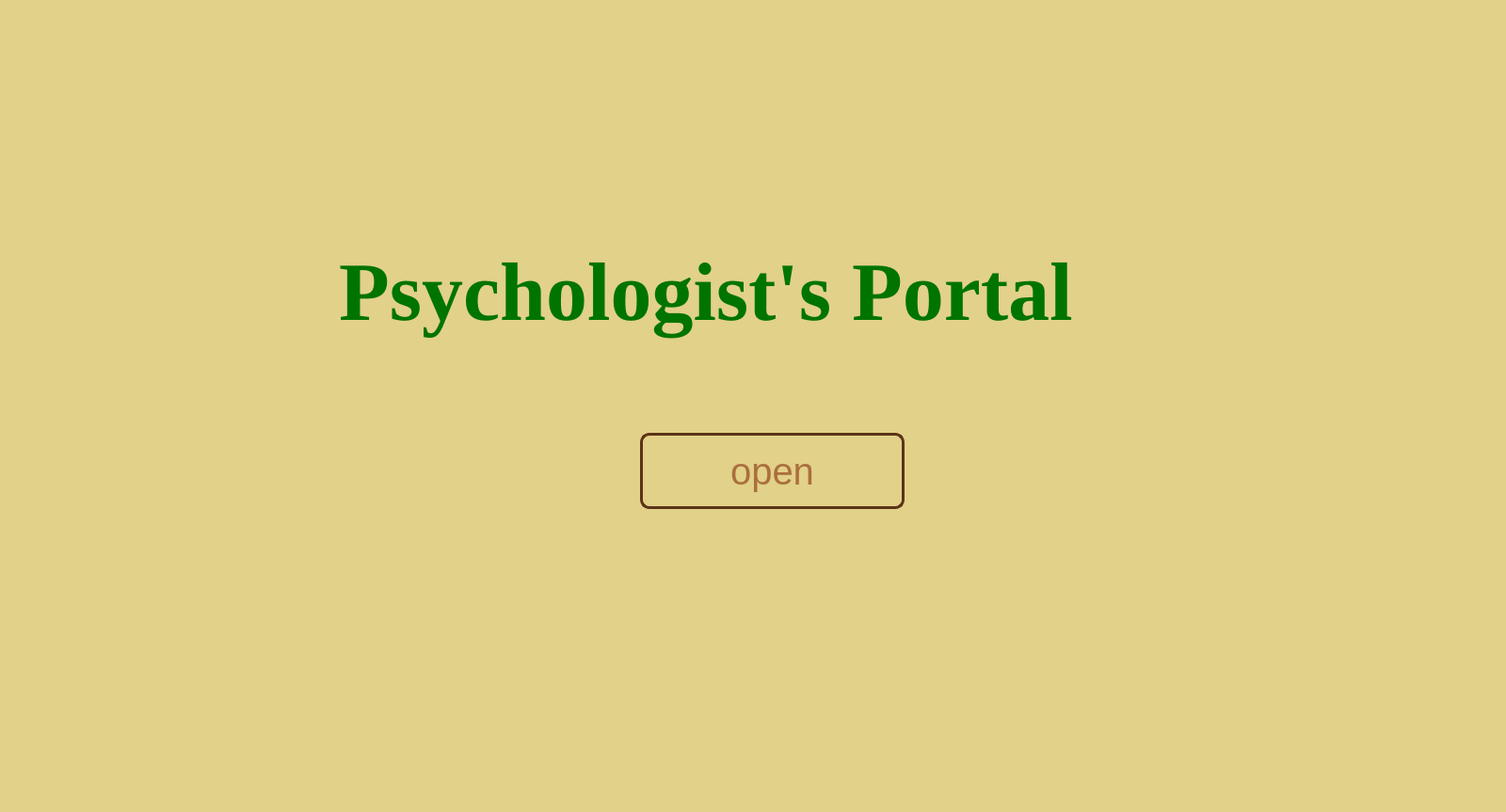
<?xml version="1.0" encoding="UTF-8"?>
<ui version="4.0">
 <class>Dialog</class>
 <widget class="QDialog" name="Dialog">
  <property name="geometry">
   <rect>
    <x>0</x>
    <y>0</y>
    <width>1600</width>
    <height>863</height>
   </rect>
  </property>
  <property name="minimumSize">
   <size>
    <width>100</width>
    <height>100</height>
   </size>
  </property>
  <property name="windowTitle">
   <string>Dialog</string>
  </property>
  <property name="styleSheet">
   <string notr="true">QWidget {
    background-color: rgb(226, 209, 137) ;
}

</string>
  </property>
  <widget class="QLabel" name="label">
   <property name="geometry">
    <rect>
     <x>360</x>
     <y>230</y>
     <width>1121</width>
     <height>161</height>
    </rect>
   </property>
   <property name="font">
    <font>
     <family>Times New Roman</family>
     <pointsize>66</pointsize>
     <weight>75</weight>
     <italic>false</italic>
     <bold>true</bold>
    </font>
   </property>
   <property name="styleSheet">
    <string notr="true">QLabel {
    color: rgb(0, 116, 0);

}</string>
   </property>
   <property name="text">
    <string>Psychologist's Portal</string>
   </property>
  </widget>
  <widget class="QPushButton" name="pushButton">
   <property name="geometry">
    <rect>
     <x>680</x>
     <y>460</y>
     <width>281</width>
     <height>81</height>
    </rect>
   </property>
   <property name="styleSheet">
    <string notr="true">QPushButton {
    color: rgb(171, 111, 61)  ;
    font-family: Arial;
    font-size: 30pt;
	 border: 3px solid #5C3317;
    border-radius: 10px;
}</string>
   </property>
   <property name="text">
    <string>open</string>
   </property>
  </widget>
 </widget>
 <tabstops>
  <tabstop>pushButton</tabstop>
 </tabstops>
 <resources/>
 <connections/>
</ui>
